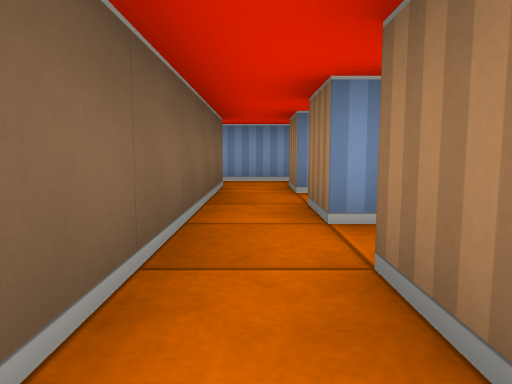
view 1 (above)

21 first-person views from a walk through a cub3D maze. The camera is about half as high as the walls, tilts 6° down and sees 70° across. The floor is counted in squares. Each view is taken from the middle of a square. On the plan, view 1 faces up. The plan holds only what a view shows up to about 9 squares ahead; the rest is blank.

view 2
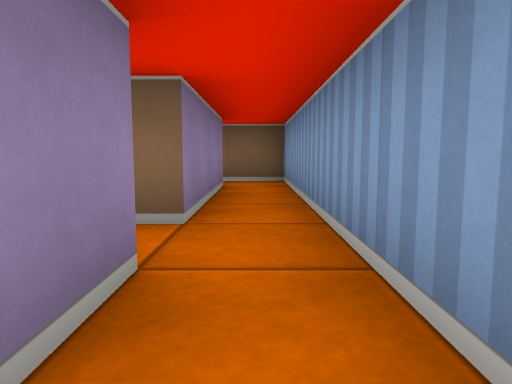

view 3
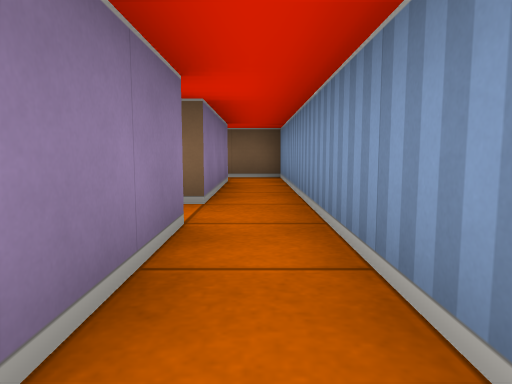

view 4
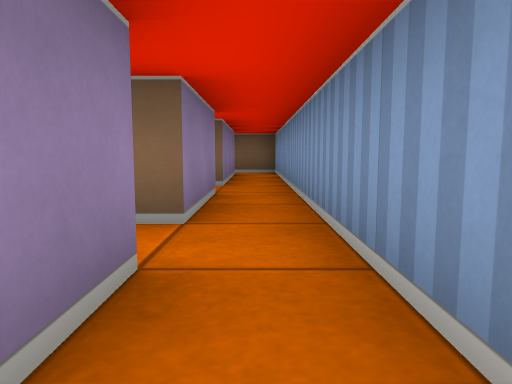

view 5
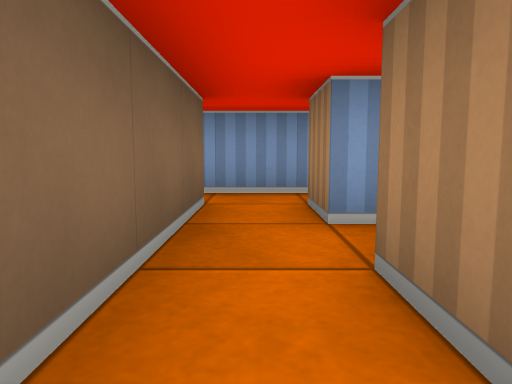

view 6
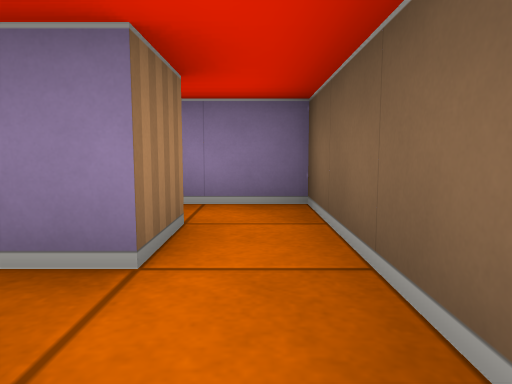

view 7
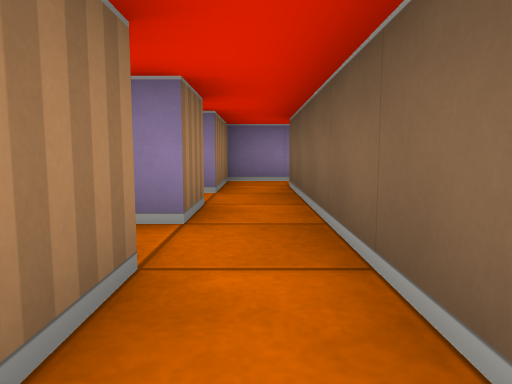

view 8
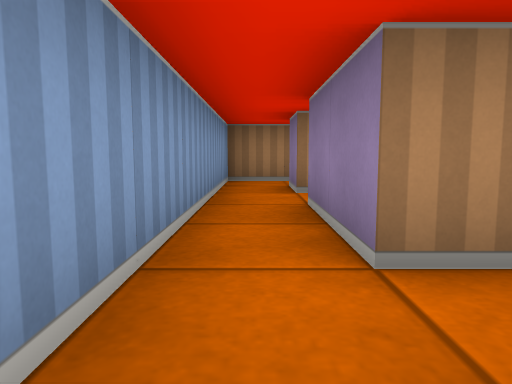

view 9
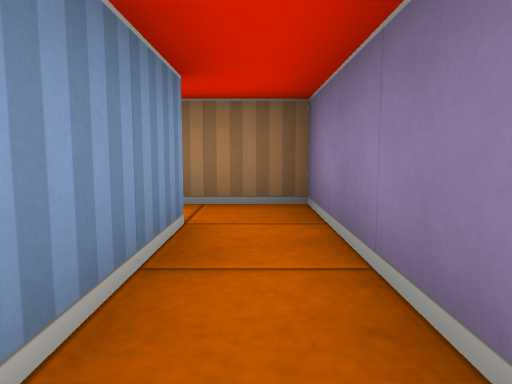

view 10
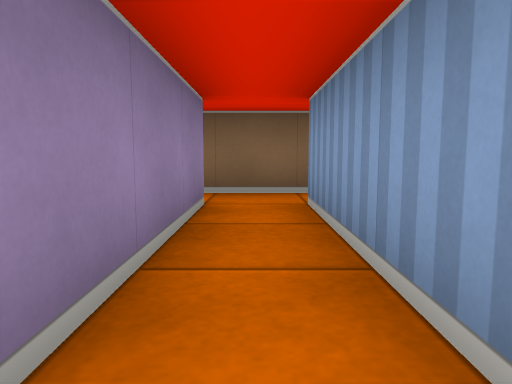

view 11
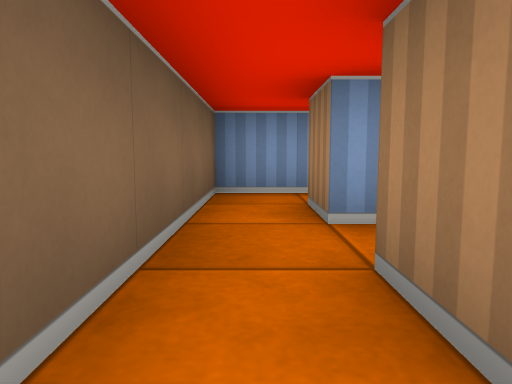

view 12
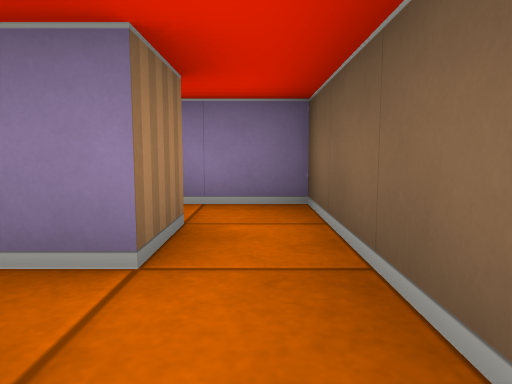

view 13
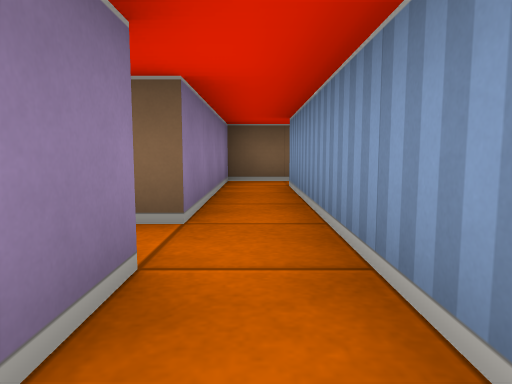

view 14
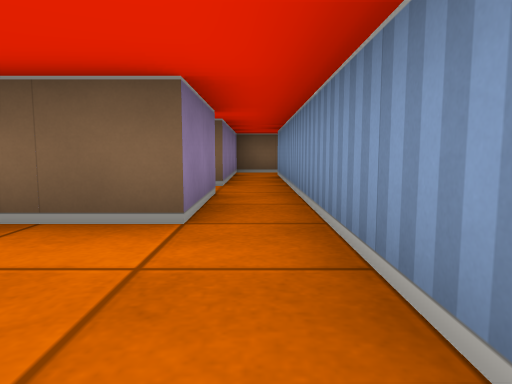

view 15
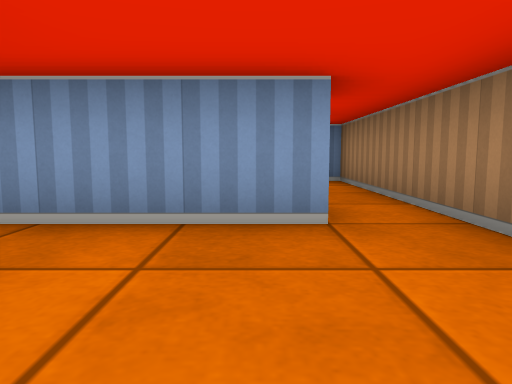

view 16
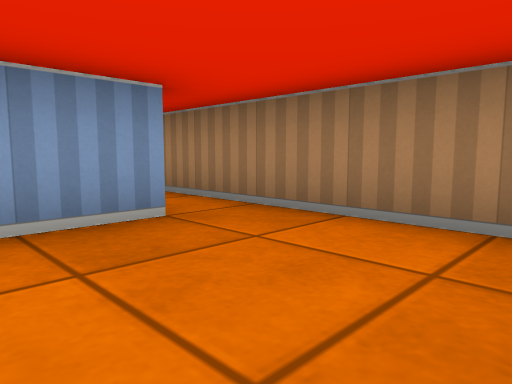

view 17
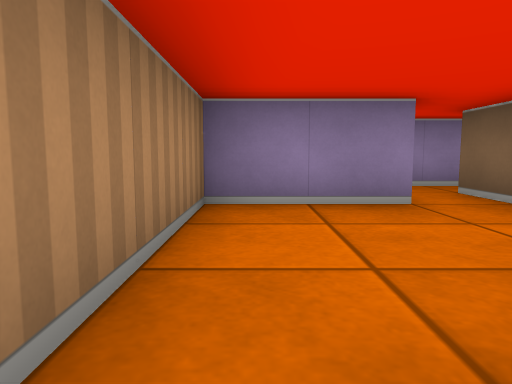

view 18
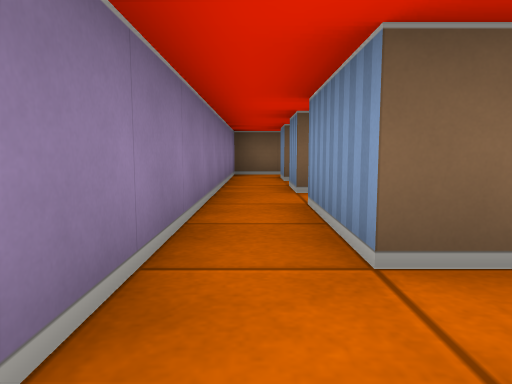

view 19
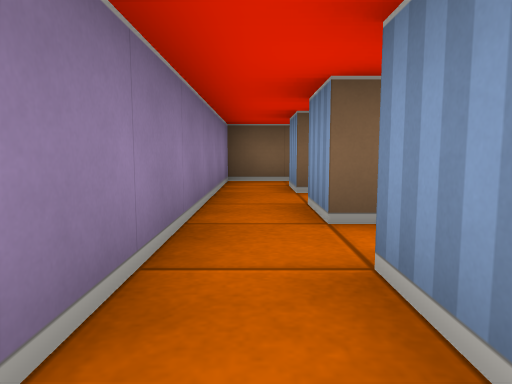

view 20
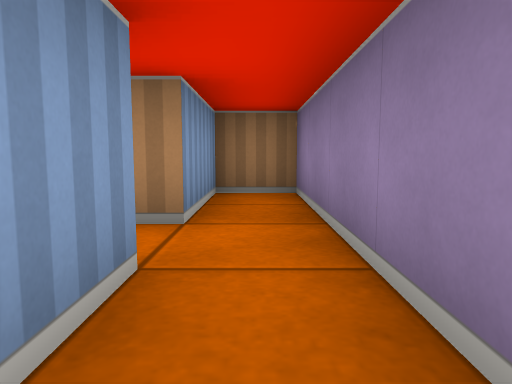

view 21
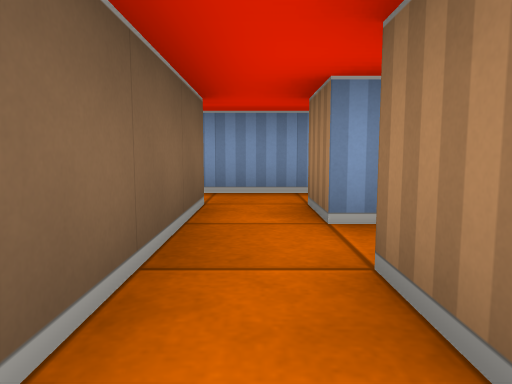

### Floor plan
Ten units are one square. View 1 is at (0, 0); x grows to the right and y downward. Boxes are objects, and circles mark ways between rooms. Rooms are numbered by the first view taken in them; rooms with no view inside come last. Other rooms are left out.
<svg viewBox="-50 -70 110 140">
<path fill="none" stroke="#000" d="M-5 -5 -35 -5M-35 15 -35 5 5 5 5 -5M-45 -5 -45 15M5 -45 5 -55 25 -55M5 -25 5 -35 9 -35M25 -65 -45 -65 -45 -54M-35 -55 -5 -55 -5 -5M5 -5 5 -15M35 -45 35 -55 45 -55M35 -25 35 -35 41 -35M55 -54 55 -65 25 -65M25 -55 25 -25M25 -25 25 -15 38 -15M5 35 5 25 25 25M24 15 -35 15M-45 15 -45 25 -5 25 -5 35M-32 -25 -45 -25 -45 -5M-35 -5 -35 -15M25 25 25 55M34 45 55 45 55 15M46 15 24 15M35 55 35 51M55 15 55 -5M25 65 55 65 55 55 35 55M-5 35 -5 55 -15 55M-15 65 25 65M25 55 5 55 5 45M55 -5 55 -25"/>
<circle cx="0" cy="-10" r="3" fill="#2a7"/>
<circle cx="-40" cy="10" r="3" fill="#2a7"/>
<circle cx="-40" cy="-10" r="3" fill="#2a7"/>
<circle cx="15" cy="-60" r="3" fill="#2a7"/>
<circle cx="30" cy="-30" r="3" fill="#2a7"/>
<circle cx="40" cy="-20" r="3" fill="#2a7"/>
<circle cx="15" cy="20" r="3" fill="#2a7"/>
<circle cx="0" cy="30" r="3" fill="#2a7"/>
<circle cx="50" cy="10" r="3" fill="#2a7"/>
<circle cx="30" cy="50" r="3" fill="#2a7"/>
<circle cx="50" cy="-10" r="3" fill="#2a7"/>
<circle cx="15" cy="60" r="3" fill="#2a7"/>
<text x="-20" y="0">1</text>
<text x="0" y="-50">2</text>
<text x="40" y="-40">3</text>
<text x="30" y="-20">4</text>
<text x="-10" y="20">5</text>
<text x="-40" y="-20">6</text>
<text x="40" y="30">7</text>
<text x="40" y="0">8</text>
<text x="40" y="60">9</text>
<text x="0" y="50">10</text>
<text x="50" y="-20">11</text>
</svg>
Room 1 opens to room 2. Room 1 opens to room 5. Room 1 opens to room 6. Room 2 opens to room 3. Room 3 opens to room 4. Room 4 opens to room 11. Room 5 opens to room 7. Room 5 opens to room 10. Room 7 opens to room 8. Room 7 opens to room 9. Room 8 opens to room 11. Room 9 opens to room 10.

Where each view was taken, in squares from view 1:
view 1: 0 up, 0 right, facing up
view 2: 6 up, 2 right, facing left
view 3: 6 up, 3 right, facing left
view 4: 6 up, 5 right, facing left
view 5: 2 up, 3 right, facing up
view 6: 5 up, 3 right, facing down
view 7: 6 up, 0 right, facing down
view 8: 6 up, 1 left, facing right
view 9: 0 up, 3 left, facing right
view 10: 0 up, 0 right, facing left
view 11: 2 down, 4 left, facing up
view 12: 1 up, 4 left, facing down
view 13: 2 down, 2 right, facing left
view 14: 2 down, 5 right, facing left
view 15: 4 down, 4 right, facing up
view 16: 4 down, 3 right, facing up-right
view 17: 1 down, 5 right, facing down
view 18: 6 down, 4 right, facing left
view 19: 6 down, 2 right, facing left
view 20: 6 down, 1 right, facing right
view 21: 6 down, 0 right, facing up
